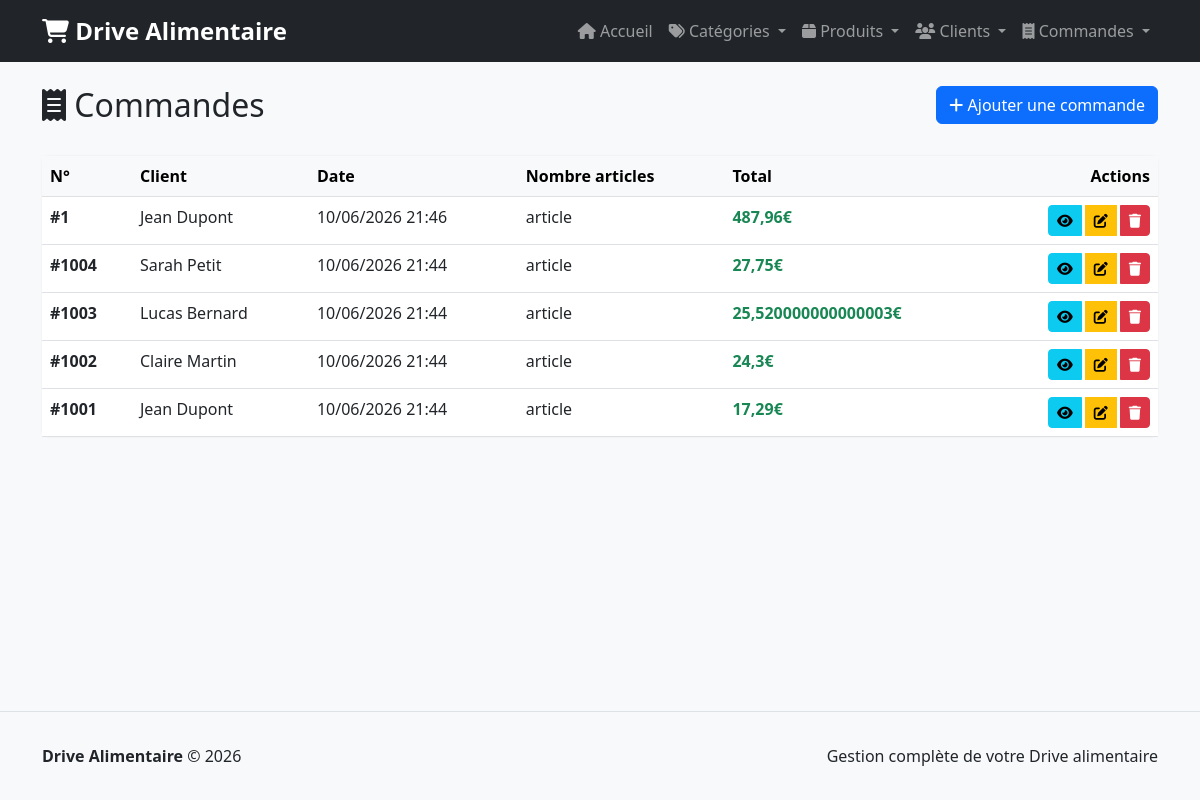
Page /commandes/ on the committed database.
### app/models_sqlite.py (models this page shows, shortened)
class Commande(models.Model):
    numero_commande = models.IntegerField(unique=True)
    client = models.ForeignKey(Client, on_delete=models.CASCADE, related_name='commandes')
    date_commande = models.DateTimeField(auto_now_add=True)
    date_creation = models.DateTimeField(auto_now_add=True)
    class Meta:
        db_table = 'commandes'
        ordering = ['-date_commande']
    def total(self):
        return sum(ligne.montant_total() for ligne in self.lignes.all())

class Client(models.Model):
    numero_client = models.IntegerField(unique=True)
    nom = models.CharField(max_length=100)
    prenom = models.CharField(max_length=100)
    adresse = models.CharField(max_length=255)
    date_inscription = models.DateField()
    date_creation = models.DateTimeField(auto_now_add=True)
    class Meta:
        db_table = 'clients'
        ordering = ['numero_client']
    def nom_complet(self):
        return f"{self.prenom} {self.nom}"

class LigneCommande(models.Model):
    commande = models.ForeignKey(Commande, on_delete=models.CASCADE, related_name='lignes')
    produit = models.ForeignKey(Produit, on_delete=models.PROTECT)
    quantite = models.IntegerField(default=1)
    date_creation = models.DateTimeField(auto_now_add=True)
    class Meta:
        db_table = 'lignes_commande'
        unique_together = ('commande', 'produit')
    def montant_total(self):
        return self.produit.prix * self.quantite

class Produit(models.Model):
    nom = models.CharField(max_length=200)
    prix = models.FloatField()
    marque = models.CharField(max_length=100, blank=True)
    date_peremption = models.DateField(blank=True, null=True)
    photo = models.ImageField(upload_to='produits/', blank=True, null=True)
    categorie = models.ForeignKey(Categorie, on_delete=models.CASCADE, related_name='produits')
    date_creation = models.DateTimeField(auto_now_add=True)
    class Meta:
        db_table = 'produits'
        ordering = ['-date_creation']

### app/views.py (the view)
# urls.py: path('commandes/', views.liste_commandes, name='liste_commandes'),
def liste_commandes(request):
    commandes = Commande.objects.all()
    paginator = Paginator(list(commandes), 10)
    page_number = request.GET.get('page')
    page_obj = paginator.get_page(page_number)
    return render(request, 'commandes/liste.html', {
        'page_obj': page_obj,
    })

### templates/commandes/liste.html (shortened to what this page needs)
{% extends "base.html" %}
{% block content %}
<div class="row mb-4">
    <div class="col-md-6">
        <h2><i class="fas fa-receipt"></i> Commandes</h2>
    </div>
    <div class="col-md-6 text-end">
        <a href="{% url 'creer_commande' %}" class="btn btn-primary">
            <i class="fas fa-plus"></i> Ajouter une commande
        </a>
    </div>
</div>
<div class="card">
    <div class="table-responsive">
        <table class="table table-hover mb-0">
            <thead class="table-light">
                <tr>
                    <th>N°</th>
                    <th>Client</th>
                    <th>Date</th>
                    <th>Nombre articles</th>
                    <th>Total</th>
                    <th class="text-end">Actions</th>
                </tr>
            </thead>
            <tbody>
                {% for commande in page_obj %}
                    <tr>
                        <td><strong>#{{ commande.numero_commande }}</strong></td>
                        <td>{{ commande.client.nom_complet }}</td>
                        <td>{{ commande.date_commande|date:"d/m/Y H:i" }}</td>
                        <td>
                            {% with lignes_count=commande.lignecommande_set.count %}
                                {{ lignes_count }} article{{ lignes_count|pluralize }}
                            {% endwith %}
                        </td>
                        <td>
                            <strong class="text-success">{{ commande.total }}€</strong>
                        </td>
                        <td class="text-end">
                            <div class="btn-group btn-group-sm" role="group">
                                <a href="{% url 'voir_commande' commande.id %}" class="btn btn-info" title="Voir">
                                    <i class="fas fa-eye"></i>
                                </a>
                                <a href="{% url 'modifier_commande' commande.id %}" class="btn btn-warning" title="Modifier">
                                    <i class="fas fa-edit"></i>
                                </a>
                                <a href="{% url 'supprimer_commande' commande.id %}" class="btn btn-danger" title="Supprimer">
                                    <i class="fas fa-trash"></i>
                                </a>
                            </div>
                        </td>
                    </tr>
                {% empty %}
                    <tr>
                        <td colspan="6" class="text-center text-muted py-4">
                            <i class="fas fa-inbox"></i> Aucune commande trouvée
                        </td>
                    </tr>
                {% endfor %}
            </tbody>
        </table>
    </div>
</div>
{% endblock %}

### templates/base.html (style rules this page uses)
body { background-color: #f8f9fa; min-height: 100vh; display: flex; flex-direction: column; }
.card { box-shadow: 0 0 0.125rem rgba(0, 0, 0, 0.075); border: none; }
.btn-group-sm { gap: 0.25rem; }

### rows in the picture
Commande: numero_commande "1", client.nom_complet "Jean Dupont", date_commande "10/06/2026 21:46", total "487,96"
Commande: numero_commande "1004", client.nom_complet "Sarah Petit", date_commande "10/06/2026 21:44", total "27,75"
Commande: numero_commande "1003", client.nom_complet "Lucas Bernard", date_commande "10/06/2026 21:44", total "25,520000000000003"
Commande: numero_commande "1002", client.nom_complet "Claire Martin", date_commande "10/06/2026 21:44", total "24,3"
Commande: numero_commande "1001", client.nom_complet "Jean Dupont", date_commande "10/06/2026 21:44", total "17,29"
